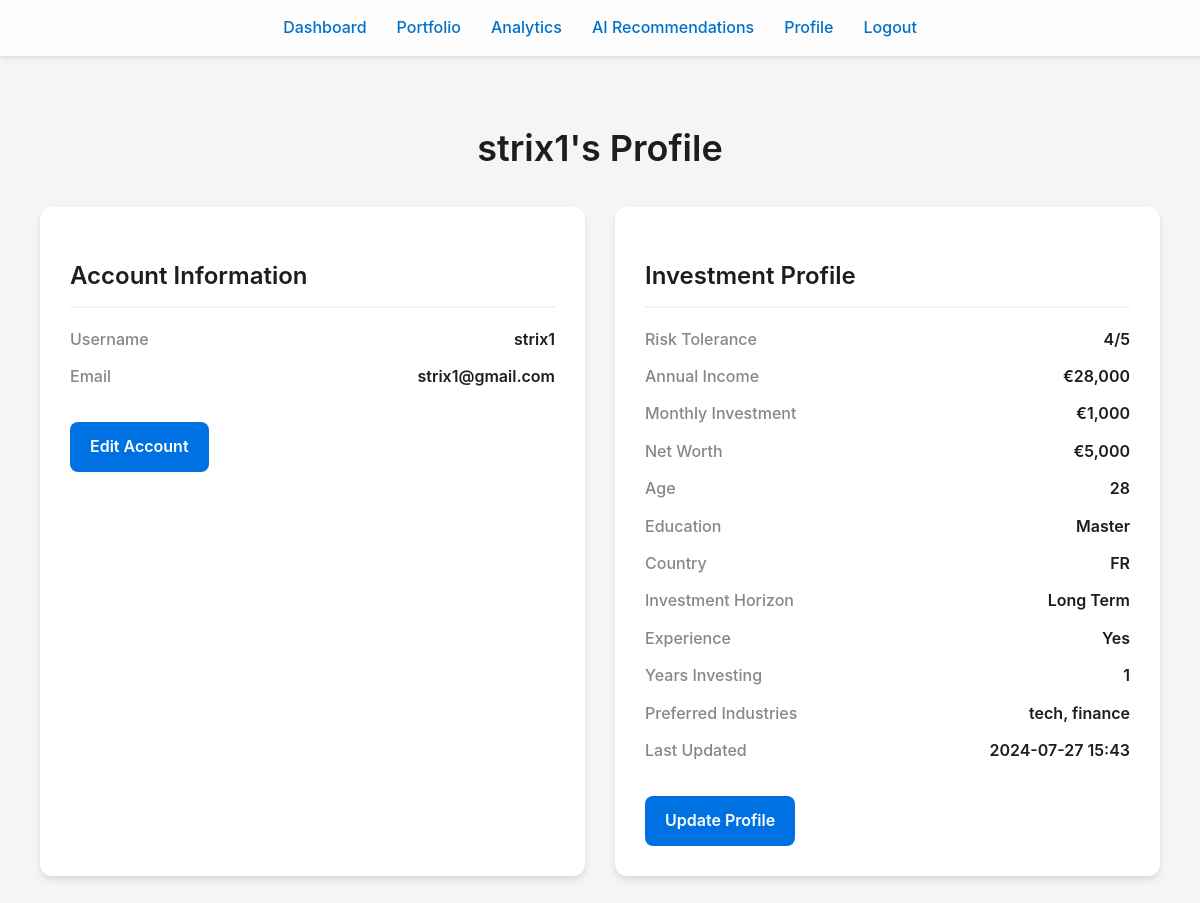
The page /profile (signed in) on the database its author committed.
### app/models.py (models this page shows)
class User(UserMixin, db.Model):
    id = db.Column(db.Integer, primary_key=True)
    username = db.Column(db.String(64), index=True, unique=True)
    email = db.Column(db.String(120), index=True, unique=True)
    password_hash = db.Column(db.String(128))
    portfolios = db.relationship('Portfolio', backref='owner', lazy='dynamic')
    investment_profile = db.relationship('InvestmentProfile', backref='user', uselist=False)
    transactions = db.relationship('Transaction', backref='user', lazy='dynamic')

class InvestmentProfile(db.Model):
    id = db.Column(db.Integer, primary_key=True)
    user_id = db.Column(db.Integer, db.ForeignKey('user.id'), unique=True)
    risk_tolerance = db.Column(db.Integer)
    annual_income = db.Column(db.Float)
    monthly_investment = db.Column(db.Float)
    net_worth = db.Column(db.Float)
    preferred_industries = db.Column(db.String(200))
    age = db.Column(db.Integer)
    education_level = db.Column(db.String(50))
    country = db.Column(db.String(2))
    investment_horizon = db.Column(db.String(20))
    investment_experience = db.Column(db.String(3))
    years_investing = db.Column(db.Integer)
    last_updated = db.Column(db.DateTime, default=datetime.utcnow, onupdate=datetime.utcnow)

### app/routes/main.py (the view)
@main.route('/profile')
@login_required
def profile():
    return render_template('profile.html', user=current_user)

### app/__init__.py (called while the page is built)
def create_app(config_class=Config):
    app = Flask(__name__,
                template_folder=os.path.abspath(os.path.join(project_root, 'templates')),
                static_folder=os.path.abspath(os.path.join(project_root, 'static')))
    app.config.from_object(config_class)
    db.init_app(app)
    migrate.init_app(app, db)
    login_manager.init_app(app)
    login_manager.login_view = 'auth.login'
    with app.app_context():
        from app import models
    from app.routes.auth import auth as auth_blueprint
    app.register_blueprint(auth_blueprint)
    from app.routes.main import main as main_blueprint
    app.register_blueprint(main_blueprint)
    from app.routes.portfolio import portfolio_bp
    app.register_blueprint(portfolio_bp)
    @login_manager.user_loader
    def load_user(user_id):
        return models.User.query.get(int(user_id))
    return app

### templates/profile.html
{% extends "base.html" %}
{% block content %}
<div class="profile-container">
    <h1>{{ user.username }}'s Profile</h1>
    <div class="profile-grid">
        <div class="profile-card account-info">
            <h2>Account Information</h2>
            <div class="info-item">
                <span class="label">Username</span>
                <span class="value">{{ user.username }}</span>
            </div>
            <div class="info-item">
                <span class="label">Email</span>
                <span class="value">{{ user.email }}</span>
            </div>
            <a href="{{ url_for('main.update_profile') }}" class="btn btn-primary">Edit Account</a>
        </div>
        {% if user.investment_profile %}
        <div class="profile-card investment-profile">
            <h2>Investment Profile</h2>
            <div class="info-item">
                <span class="label">Risk Tolerance</span>
                <span class="value">{{ user.investment_profile.risk_tolerance }}/5</span>
            </div>
            <div class="info-item">
                <span class="label">Annual Income</span>
                <span class="value">€{{ "{:,.0f}".format(user.investment_profile.annual_income) }}</span>
            </div>
            <div class="info-item">
                <span class="label">Monthly Investment</span>
                <span class="value">€{{ "{:,.0f}".format(user.investment_profile.monthly_investment) }}</span>
            </div>
            <div class="info-item">
                <span class="label">Net Worth</span>
                <span class="value">€{{ "{:,.0f}".format(user.investment_profile.net_worth) }}</span>
            </div>
            <div class="info-item">
                <span class="label">Age</span>
                <span class="value">{{ user.investment_profile.age }}</span>
            </div>
            <div class="info-item">
                <span class="label">Education</span>
                <span class="value">{{ user.investment_profile.education_level|replace('_', ' ')|title }}</span>
            </div>
            <div class="info-item">
                <span class="label">Country</span>
                <span class="value">{{ user.investment_profile.country }}</span>
            </div>
            <div class="info-item">
                <span class="label">Investment Horizon</span>
                <span class="value">{{ user.investment_profile.investment_horizon|replace('_', ' ')|title }}</span>
            </div>
            <div class="info-item">
                <span class="label">Experience</span>
                <span class="value">{{ 'Yes' if user.investment_profile.investment_experience == 'yes' else 'No' }}</span>
            </div>
            {% if user.investment_profile.investment_experience == 'yes' %}
            <div class="info-item">
                <span class="label">Years Investing</span>
                <span class="value">{{ user.investment_profile.years_investing }}</span>
            </div>
            {% endif %}
            <div class="info-item">
                <span class="label">Preferred Industries</span>
                <span class="value">{{ user.investment_profile.preferred_industries|replace(',', ', ') }}</span>
            </div>
            <div class="info-item">
                <span class="label">Last Updated</span>
                <span class="value">{{ user.investment_profile.last_updated.strftime('%Y-%m-%d %H:%M') }}</span>
            </div>
            <a href="{{ url_for('main.investment_survey') }}" class="btn btn-primary">Update Profile</a>
        </div>
        {% else %}
        <div class="profile-card investment-profile">
            <h2>Investment Profile</h2>
            <p>You haven't completed the investment profile survey yet.</p>
            <a href="{{ url_for('main.investment_survey') }}" class="btn btn-primary">Complete Survey</a>
        </div>
        {% endif %}
    </div>
</div>
{% endblock %}

### templates/base.html (shortened to what this page needs)
<!DOCTYPE html>
<html lang="en">
<head>
    <link rel="stylesheet" href="{{ url_for('static', filename='css/styles.css') }}">
</head>
<body>
    <nav>
        <div class="container">
            <ul>
                <li><a href="{{ url_for('main.dashboard') }}">Dashboard</a></li>
                {% if current_user.is_authenticated %}
                    <li><a href="{{ url_for('portfolio.portfolio') }}">Portfolio</a></li>
                    <li><a href="{{ url_for('main.analytics') }}">Analytics</a></li>
                    <li><a href="{{ url_for('main.ai_recommendations') }}">AI Recommendations</a></li>
                    <li><a href="{{ url_for('main.profile') }}">Profile</a></li>
                    <li><a href="{{ url_for('auth.logout') }}">Logout</a></li>
                {% else %}
                    <li><a href="{{ url_for('auth.login') }}">Login</a></li>
                    <li><a href="{{ url_for('auth.register') }}">Register</a></li>
                {% endif %}
            </ul>
        </div>
    </nav>
    <div class="container">
        {% block content %}{% endblock %}
    </div>
</body>
</html>

### static/css/styles.css (style rules this page uses)
body { font-family: -apple-system, BlinkMacSystemFont, 'Segoe UI', Roboto, Oxygen, Ubuntu, Cantarell, 'Open Sans', 'Helvetica Neue', sans-serif; line-height: 1.6; color: #333; margin: 0; padding: 0; background-color: #f5f5f7; }
.container { max-width: 1200px; margin: 0 auto; padding: 0 20px; }
nav { background-color: rgba(255, 255, 255, 0.8); backdrop-filter: blur(10px); padding: 15px 0; box-shadow: 0 2px 4px rgba(0,0,0,0.1); }
nav ul { list-style-type: none; padding: 0; margin: 0; display: flex; justify-content: center; }
nav ul li { margin: 0 15px; }
nav ul li a { text-decoration: none; color: #0070c9; font-weight: 500; transition: color 0.3s ease; }
h1 { font-size: 32px; font-weight: 600; color: #1d1d1f; margin-bottom: 16px; }
h2 { font-size: 24px; font-weight: 600; color: #1d1d1f; margin-bottom: 20px; }
.btn-primary { display: inline-block; padding: 12px 24px; font-size: 18px; font-weight: 600; color: #fff; background-color: #0071e3; border: none; border-radius: 8px; cursor: pointer; transition: background-color 0.3s ease; }
.profile-container { max-width: 1200px; margin: 0 auto; padding: 40px 20px; }
.profile-container h1 { font-size: 36px; font-weight: 600; color: #1d1d1f; margin-bottom: 30px; text-align: center; }
.profile-grid { display: grid; grid-template-columns: repeat(auto-fit, minmax(300px, 1fr)); gap: 30px; }
.profile-card { background-color: #fff; border-radius: 12px; box-shadow: 0 4px 6px rgba(0, 0, 0, 0.1); padding: 30px; transition: box-shadow 0.3s ease; }
.profile-card h2 { font-size: 24px; font-weight: 600; color: #1d1d1f; margin-bottom: 20px; border-bottom: 2px solid #f2f2f7; padding-bottom: 10px; }
.info-item { display: flex; justify-content: space-between; margin-bottom: 15px; font-size: 16px; line-height: 1.4; }
.info-item .label { color: #86868b; font-weight: 500; }
.info-item .value { color: #1d1d1f; font-weight: 600; text-align: right; }
.btn-primary { display: inline-block; background-color: #0071e3; color: #fff; font-size: 16px; font-weight: 600; padding: 12px 20px; border-radius: 8px; text-decoration: none; transition: background-color 0.3s ease; margin-top: 20px; }

### rows shown on the page
User: username "strix1", email "strix1@gmail.com"
InvestmentProfile: investment_profile.risk_tolerance "4", investment_profile.annual_income "28,000", investment_profile.monthly_investment "1,000", investment_profile.net_worth "5,000", investment_profile.age "28", investment_profile.education_level "Master", investment_profile.country "FR", investment_profile.investment_horizon "Long Term", investment_experience "Yes", investment_profile.years_investing "1", investment_profile.preferred_industries "tech, finance", investment_profile.last_updated "2024-07-27 15:43"
